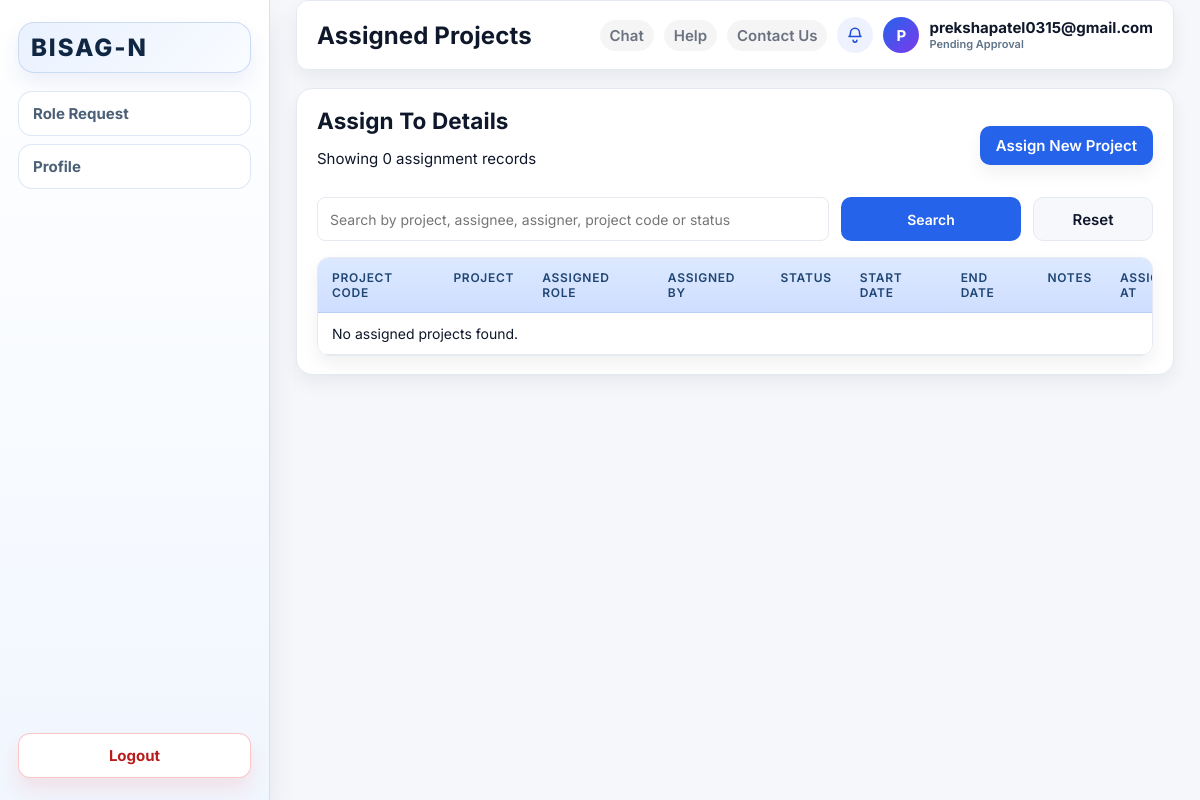
The page /projects/assign-to/ (signed in) on the database its author committed.
### core/models.py (models this page shows, shortened)
class User(AbstractUser):
    class Role(models.TextChoices):
        SUPER_ADMIN = "super_admin", "Super Admin"
        DIRECTOR = "director", "Director"
        PROJECT_DIRECTOR = "project_director", "Project Director"
        PROJECT_MANAGER = "project_manager", "Project Manager"
        ASSISTANT_PROJECT_MANAGER = "assistant_project_manager", "Assistant Project Manager"
        DEVELOPER = "developer", "Developer"
        PENDING = "pending", "Pending Approval"
    role = models.CharField(max_length=40, choices=Role.choices)
    def has_management_role(self):
        return self.role in {
            self.Role.SUPER_ADMIN,
            self.Role.DIRECTOR,
            self.Role.PROJECT_DIRECTOR,
            self.Role.PROJECT_MANAGER,
        }
    def can_manage_projects(self):
        if self.is_superuser or self.is_staff:
            return True
        return self.has_management_role()

### core/views.py (the view, shortened to what this page needs)
# urls.py: path("projects/assign-to/", assign_to_view, name="assign_to"),
@login_required
def assign_to_view(request):
    q = (request.GET.get("q") or "").strip()
    assignments = ProjectAssignment.objects.select_related("project", "assigned_to", "assigned_by")
    if not request.user.can_manage_projects():
        assignments = assignments.filter(assigned_to=request.user)
    assignments = assignments.order_by("-assigned_at").distinct()
    return render(
        request,
        "core/director_assign_to.html",
        {
            "assignments": assignments,
            "q": q,
            "total_assignments": assignments.count(),
        },
    )

### templates/core/director_assign_to.html (shortened to what this page needs)
{% load static %}
<!DOCTYPE html>
<html lang="en">
<head>
    <link rel="stylesheet" href="{% static 'core/styles.css' %}">
</head>
<body class="director-page">
    <div class="director-layout">
        {% with active_page="assign_to" %}
            {% include "core/sidebar.html" %}
        {% endwith %}
        <div class="director-content">
            {% include "core/topbar.html" with page_title="Assigned Projects" %}
            <section class="panel">
                <div class="panel-head">
                    <div>
                        <h2>Assign To Details</h2>
                        <p class="assign-subtitle">Showing {{ total_assignments }} assignment records</p>
                    </div>
                    <a class="button-link" href="{% url 'assign_project' %}">Assign New Project</a>
                </div>
                <form method="get" class="filter-row single-filter assign-to-filter">
                    <input type="text" name="q" value="{{ q }}" placeholder="Search by project, assignee, assigner, project code or status">
                    <button type="submit" class="apply-btn">Search</button>
                    <a href="{% url 'assign_to' %}" class="btn-light">Reset</a>
                </form>
                <div class="table-wrap">
                    <table class="view-projects-table">
                        <thead>
                            <tr>
                                <th>Project Code</th>
                                <th>Project</th>
                                <th>Assigned Role</th>
                                <th>Assigned By</th>
                                <th>Status</th>
                                <th>Start Date</th>
                                <th>End Date</th>
                                <th>Notes</th>
                                <th>Assigned At</th>
                            </tr>
                        </thead>
                        <tbody>
                            {% for item in assignments %}
                                <tr>
                                    <td>{{ item.project.serial_number }}</td>
                                    <td>{{ item.project.initiative_scheme_project_portal }}</td>
                                    <td>
                                        {% if item.assigned_to %}
                                            {{ item.assigned_to.get_role_display }}
                                        {% elif item.assigned_role %}
                                            {{ item.get_assigned_role_display }}
                                        {% else %}
                                            -
                                        {% endif %}
                                    </td>
                                    <td>{{ item.assigned_by.username }}</td>
                                    <td><span class="status-pill">{{ item.project.status }}</span></td>
                                    <td>{{ item.project.start }}</td>
                                    <td>{{ item.project.end }}</td>
                                    <td>{{ item.notes|default:"-" }}</td>
                                    <td>{{ item.assigned_at|date:"d M Y, h:i A" }}</td>
                                </tr>
                            {% empty %}
                                <tr>
                                    <td colspan="9">No assigned projects found.</td>
                                </tr>
                            {% endfor %}
                        </tbody>
                    </table>
                </div>
            </section>
        </div>
    </div>
</body>
</html>

### templates/core/topbar.html (shortened to what this page needs)
<header class="director-topbar">
    <h1>{{ page_title }}</h1>
    <div class="director-user">
        <a class="top-action-link{% if topbar_active == 'chat' %} top-action-active{% endif %}" href="{% url 'chat_page' %}">Chat</a>
        <a class="top-action-link{% if topbar_active == 'help' %} top-action-active{% endif %}" href="{% url 'help_page' %}">Help</a>
        <a class="top-action-link{% if topbar_active == 'contact' %} top-action-active{% endif %}" href="{% url 'contact_us' %}">Contact Us</a>
        <a class="notify-btn" href="{% url 'notifications_page' %}" aria-label="Notifications">
            <svg class="notify-icon" viewBox="0 0 24 24" aria-hidden="true">
                <path d="M6 9a6 6 0 1 1 12 0c0 4 2 5 2 5H4s2-1 2-5Z" fill="none" stroke="currentColor" stroke-width="2" stroke-linejoin="round"/>
                <path d="M9.5 19a2.5 2.5 0 0 0 5 0" fill="none" stroke="currentColor" stroke-width="2" stroke-linecap="round"/>
            </svg>
        </a>
        <div class="avatar">{{ user.username|slice:":1"|upper }}</div>
        <div class="topbar-user-meta">
            <span class="topbar-user-email">{{ user.email|default:user.username }}</span>
            <span class="topbar-user-role">{{ user.get_role_display|default:"" }}</span>
        </div>
    </div>
</header>

### rows shown on the page
User: username "P", email "prekshapatel0315@gmail.com", role "Pending Approval"

### other values the page prints
{{ page_title }} "Assigned Projects"
{{ total_assignments }} "0"
